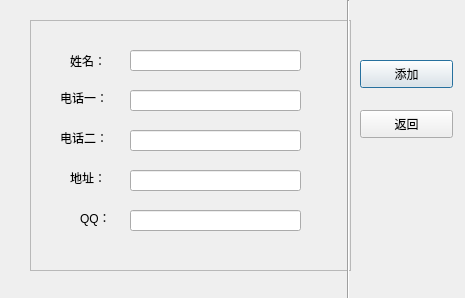
<?xml version="1.0" encoding="UTF-8"?>
<ui version="4.0">
 <class>addDialog</class>
 <widget class="QDialog" name="addDialog">
  <property name="windowModality">
   <enum>Qt::NonModal</enum>
  </property>
  <property name="geometry">
   <rect>
    <x>0</x>
    <y>0</y>
    <width>465</width>
    <height>298</height>
   </rect>
  </property>
  <property name="windowTitle">
   <string>添加联系人</string>
  </property>
  <widget class="QPushButton" name="addButton">
   <property name="geometry">
    <rect>
     <x>360</x>
     <y>60</y>
     <width>93</width>
     <height>28</height>
    </rect>
   </property>
   <property name="text">
    <string>添加</string>
   </property>
  </widget>
  <widget class="QPushButton" name="returnButton">
   <property name="geometry">
    <rect>
     <x>360</x>
     <y>110</y>
     <width>93</width>
     <height>28</height>
    </rect>
   </property>
   <property name="text">
    <string>返回</string>
   </property>
  </widget>
  <widget class="QFrame" name="frame">
   <property name="geometry">
    <rect>
     <x>30</x>
     <y>20</y>
     <width>321</width>
     <height>251</height>
    </rect>
   </property>
   <property name="frameShape">
    <enum>QFrame::StyledPanel</enum>
   </property>
   <property name="frameShadow">
    <enum>QFrame::Raised</enum>
   </property>
   <widget class="QLabel" name="label">
    <property name="geometry">
     <rect>
      <x>40</x>
      <y>30</y>
      <width>51</width>
      <height>21</height>
     </rect>
    </property>
    <property name="text">
     <string>姓名：</string>
    </property>
   </widget>
   <widget class="QLabel" name="label_2">
    <property name="geometry">
     <rect>
      <x>30</x>
      <y>70</y>
      <width>72</width>
      <height>15</height>
     </rect>
    </property>
    <property name="text">
     <string>电话一：</string>
    </property>
   </widget>
   <widget class="QLabel" name="label_3">
    <property name="geometry">
     <rect>
      <x>30</x>
      <y>110</y>
      <width>72</width>
      <height>15</height>
     </rect>
    </property>
    <property name="text">
     <string>电话二：</string>
    </property>
   </widget>
   <widget class="QLabel" name="label_4">
    <property name="geometry">
     <rect>
      <x>40</x>
      <y>150</y>
      <width>51</width>
      <height>16</height>
     </rect>
    </property>
    <property name="text">
     <string>地址：</string>
    </property>
   </widget>
   <widget class="QLabel" name="label_5">
    <property name="geometry">
     <rect>
      <x>50</x>
      <y>190</y>
      <width>41</width>
      <height>16</height>
     </rect>
    </property>
    <property name="text">
     <string>QQ：</string>
    </property>
   </widget>
   <widget class="QLineEdit" name="addNameLineEdit">
    <property name="geometry">
     <rect>
      <x>100</x>
      <y>30</y>
      <width>171</width>
      <height>21</height>
     </rect>
    </property>
   </widget>
   <widget class="QLineEdit" name="addTel1LineEdit">
    <property name="geometry">
     <rect>
      <x>100</x>
      <y>70</y>
      <width>171</width>
      <height>21</height>
     </rect>
    </property>
   </widget>
   <widget class="QLineEdit" name="addTel1LineEdit_2">
    <property name="geometry">
     <rect>
      <x>100</x>
      <y>110</y>
      <width>171</width>
      <height>21</height>
     </rect>
    </property>
   </widget>
   <widget class="QLineEdit" name="addAddressLineEdit">
    <property name="geometry">
     <rect>
      <x>100</x>
      <y>150</y>
      <width>171</width>
      <height>21</height>
     </rect>
    </property>
   </widget>
   <widget class="QLineEdit" name="addQQLineEdit">
    <property name="geometry">
     <rect>
      <x>100</x>
      <y>190</y>
      <width>171</width>
      <height>21</height>
     </rect>
    </property>
   </widget>
  </widget>
  <widget class="Line" name="line">
   <property name="geometry">
    <rect>
     <x>340</x>
     <y>0</y>
     <width>16</width>
     <height>301</height>
    </rect>
   </property>
   <property name="orientation">
    <enum>Qt::Vertical</enum>
   </property>
  </widget>
 </widget>
 <resources/>
 <connections>
  <connection>
   <sender>returnButton</sender>
   <signal>clicked()</signal>
   <receiver>addDialog</receiver>
   <slot>returnMain()</slot>
   <hints>
    <hint type="sourcelabel">
     <x>411</x>
     <y>125</y>
    </hint>
    <hint type="destinationlabel">
     <x>430</x>
     <y>200</y>
    </hint>
   </hints>
  </connection>
  <connection>
   <sender>addButton</sender>
   <signal>clicked()</signal>
   <receiver>addDialog</receiver>
   <slot>addTable()</slot>
   <hints>
    <hint type="sourcelabel">
     <x>384</x>
     <y>78</y>
    </hint>
    <hint type="destinationlabel">
     <x>390</x>
     <y>23</y>
    </hint>
   </hints>
  </connection>
 </connections>
 <slots>
  <slot>returnMain()</slot>
  <slot>addTable()</slot>
 </slots>
</ui>
